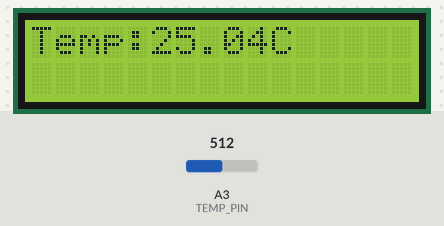
This sketch was run on a simulated Arduino Uno, built with avr-gcc and run on an emulated ATmega328P. Parts: 16×2 character LCD. Inputs (shaded band) come from the test bench; at power-on: A3 (TEMP_PIN) = 512.

Above: at 1.2 s.
1.3 s: A3 (TEMP_PIN) set to 146
At 6.5 s:
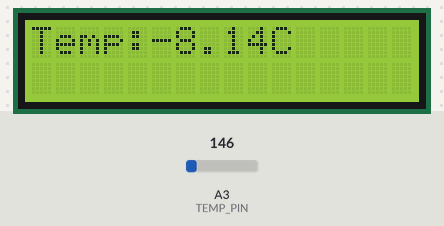
7.3 s: A3 (TEMP_PIN) set to 120
At 10.6 s:
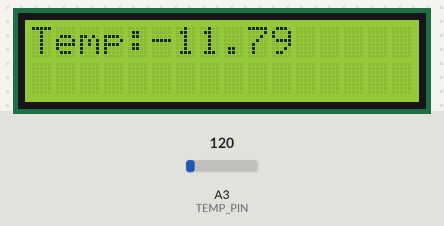
13.3 s: A3 (TEMP_PIN) set to 0
At 15.9 s:
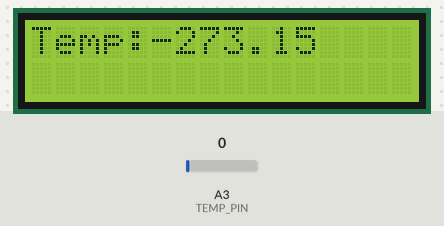
Timing chart, 0 to 17.4 s (numbered marks = the images above; inputs shaded):
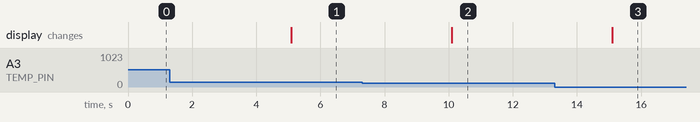

The sketch:

Lab1.6.ino
```cpp
#include <LiquidCrystal_PCF8574.h>
LiquidCrystal_PCF8574 lcd(0x27);

const int TEMP_PIN = A3;
const float B = 4275.0;
const long int R0 = 100000.0;
const float vcc = 1023.0;
const float T0 = 298.15; //25 gradi centigradi, quindi 273.15 + 25

void setup() {
  // put your setup code here, to run once:
  lcd.begin(16, 2);
  lcd.setBacklight(255);
  lcd.home();
  lcd.clear();
  lcd.print("Temp:");
  lcd.setCursor(10,0);
  lcd.print("C");
  pinMode(TEMP_PIN, INPUT);
}

void loop() {
  // put your main code here, to run repeatedly:
  int a = analogRead(TEMP_PIN);

  float R = ((vcc/a)-1.0)*R0;
  float logR = log(R/R0);
  float tKel = 1.0/((logR/B)+(1.0/T0));
  float tCel = tKel - 273.15;
  lcd.setCursor(5,0);
  lcd.print(tCel);

  delay(5000); //5 secondi */
}
```

Measured:
- the behaviour switches between 133 and 132 on A3 (TEMP_PIN) (found by bisection; images 1 and 2)
- after the input at 1.3 s, the display: changes after 3.8 s (image 1)
- after the input at 7.3 s, the display: changes after 2.8 s (image 2)
- after the input at 13.3 s, the display: changes after 1.8 s (image 3)
